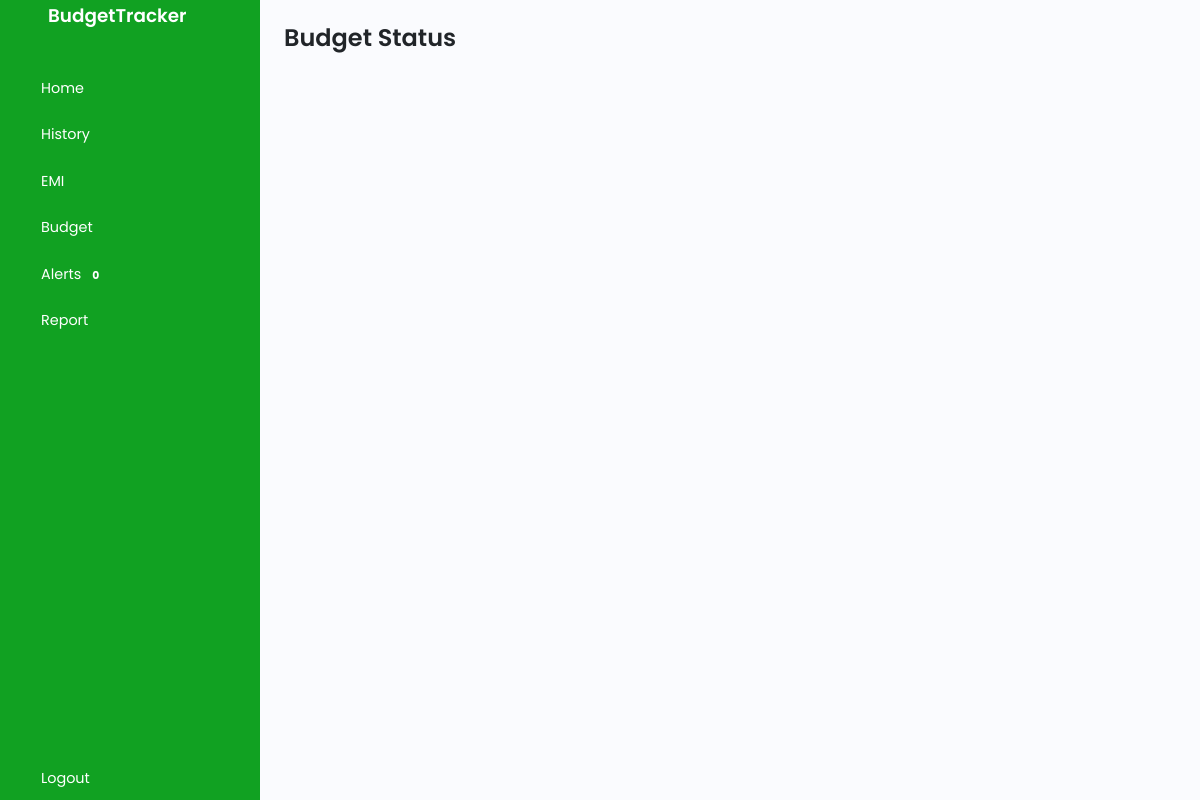
Page /check_budget/ (signed in) on the earlier database version.
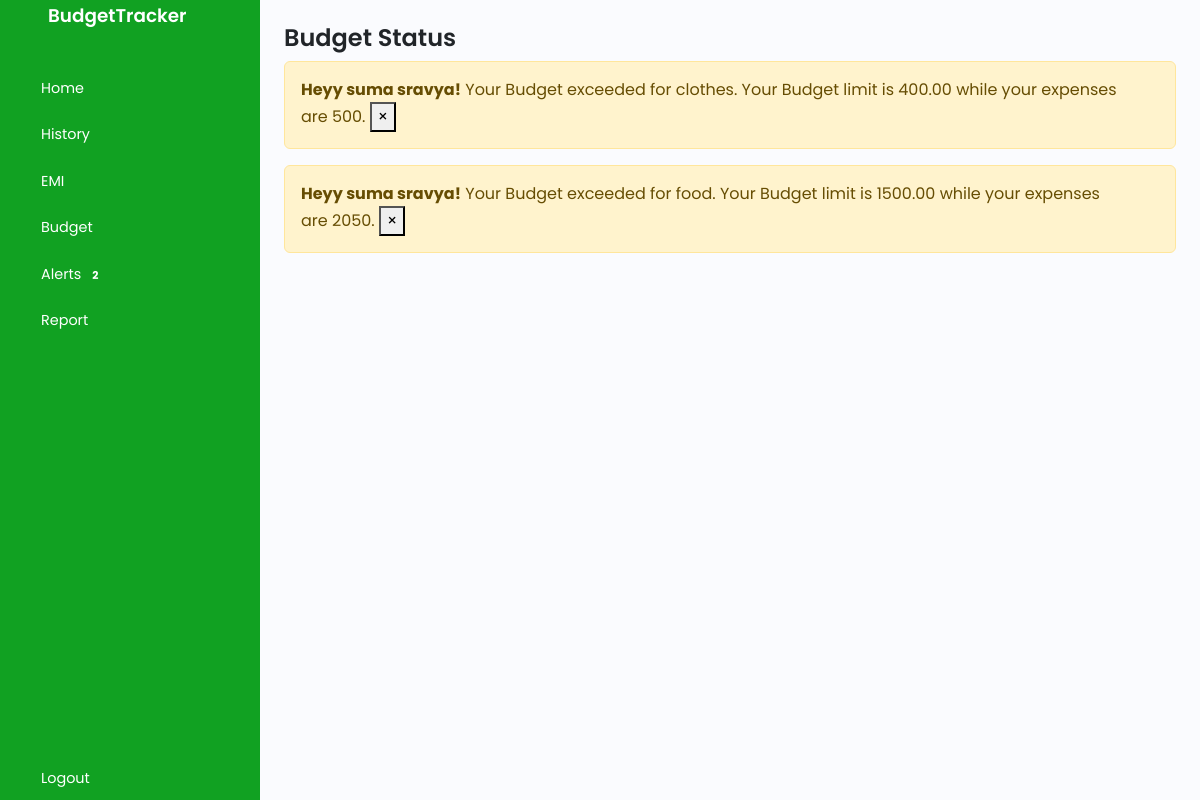
Same page on the later database version.
### base/models.py (models this page shows, shortened)
class Alert(models.Model):
    user = models.ForeignKey(User, on_delete=models.CASCADE, related_name='alerts')
    message = models.TextField()
    is_read = models.BooleanField(default=False)
    created_at = models.DateTimeField(auto_now_add=True)

class User(AbstractBaseUser):
    name = models.CharField(max_length=255)
    email = models.EmailField(unique=True)
    phone = models.CharField(max_length=20)
    is_active = models.BooleanField(default=True)
    is_admin = models.BooleanField(default=False)
    is_staff = models.BooleanField(default=False)
    USERNAME_FIELD = 'email'
    REQUIRED_FIELDS = ['name', 'phone']
    objects = UserManager()

### base/views.py (the view)
# urls.py: path('check_budget/', views.check_budget, name='check_budget'),
def check_budget(request):
    budgets = Budget.objects.filter(user=request.user)
    notifications = []
    for budget in budgets:
        total_expenses = Expense.objects.filter(user=request.user, category=budget.category).aggregate(total=models.Sum('amount'))['total'] or 0
        if total_expenses> budget.amount_limit:
             message = (
        f"Your Budget exceeded for {budget.category.name}. "
        f"Your Budget limit is {budget.amount_limit} while your expenses are {total_expenses}."
           )
             if not Alert.objects.filter(user=request.user, message=message, is_read=False).exists():
                Alert.objects.create(
                    user=request.user,
                    message=message
                )
    unread_alerts = Alert.objects.filter(user=request.user, is_read=False)
    alert_count = unread_alerts.count()
    name= request.user.name
    context={
      'budgets':budgets,
      'alerts':unread_alerts,
       'alert_count':alert_count,
       'name':name,
    }
    return render(request, "budget_status.html",
        context)

### templates/budget_status.html (shortened to what this page needs)
{% load static %}
<!DOCTYPE html>
<html lang="en">
  <head>
    <link href="https://cdn.lineicons.com/5.0/lineicons.css" rel="stylesheet" />
    <link
      href="https://cdn.jsdelivr.net/npm/bootstrap@5.3.0-alpha3/dist/css/bootstrap.min.css"
      rel="stylesheet"
    />
    <link rel="stylesheet" href="{% static 'alert.css' %} " />
  </head>
  <body>
    <div class="wrapper">
      <aside id="sidebar">
        <div class="d-flex">
          <button class="toggle-btn" type="button">
          </button>
          <div class="sidebar-logo">
            <a href="#">BudgetTracker</a>
          </div>
        </div>
        <ul class="sidebar-nav">
          <li class="sidebar-item">
            <a href="{% url 'home' %}" class="sidebar-link">
              <span>Home</span>
            </a>
          </li>
          <li class="sidebar-item">
            <a href="{% url 'income' %}" class="sidebar-link">
              <span>History</span>
            </a>
          </li>
          <li class="sidebar-item">
            <a href="{% url 'emi_list' %}" class="sidebar-link">
              <span>EMI</span>
            </a>
          </li>
          <li class="sidebar-item">
            <a href="{% url 'set_budget' %}" class="sidebar-link">
              <span>Budget</span>
            </a>
          </li>
          <li class="sidebar-item">
            <a
              href="{% url 'check_budget' %}"
              class="sidebar-link"
              onclick="clearNotification(event)"
            >
              <span>Alerts</span>
              <span class="badge" id="notification-count"
                >{{ alert_count }}</span
              >
            </a>
          </li>
          <li class="sidebar-item">
            <a href="{% url 'report' %}" class="sidebar-link">
              <span>Report</span>
            </a>
          </li>
        </ul>
        <div class="sidebar-footer">
          <a href="logout" class="sidebar-link">
            <span>Logout</span>
          </a>
        </div>
      </aside>
      <div class="main p-4">
        <h1>Budget Status</h1>
        {% for alert in alerts %}
        <div
          class="alert alert-warning alert-dismissible fade show"
          role="alert"
        >
          <strong>Heyy {{name}}!</strong> {{alert.message}}
          <button
            type="button"
            class="close"
            data-dismiss="alert"
            aria-label="Close"
          >
            <span aria-hidden="true">&times;</span>
          </button>
        </div>
        {% endfor %}
      </div>
    </div>
  </body>
</html>

Differences in the rows shown:
added Alert: message "Your Budget exceeded for clothes. Your Budget limit is 400.00 while your expenses are 500."
now on this page (row edited): User: name "suma sravya"
added Alert: message "Your Budget exceeded for food. Your Budget limit is 1500.00 while your expenses are 2050."
Other differences:
{{ alert_count }}: "0" → "2"
